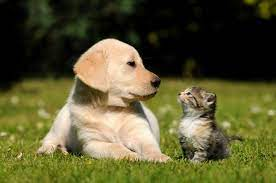
#> input picture picture/img 5.jpg, 276 x 183 px
$ python '14. gradients.py'
#> lines starting #> are read from the running program, lines starting #| are printed output that depends on the picture; after the words box and inside, x2 and y2 are one past the last pixel; in counts of white or black regions, pixels touching at a corner belong together
import cv2 as cv
import numpy as np

img = cv.imread('picture/img 5.jpg')
#> img is the input picture: shape (183, 276, 3); mean B, G, R 49.7, 88.6, 91.5
cv.imshow('img', img)

gray = cv.cvtColor(img, cv.COLOR_BGR2GRAY)
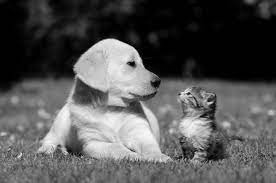
#> gray: shape (183, 276); min 0, max 250, mean 85.1
cv.imshow('gray', gray)

#Laplacian

lap = cv.Laplacian(gray, cv.CV_64F)
lap = np.uint8(np.absolute(lap))
cv.imshow('laplaction',lap)

# Sobel
sobelx = cv.Sobel(gray, cv.CV_64F, 1, 0)
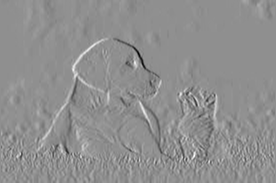
#> sobelx: shape (183, 276) float64; min -810, max 629, mean 0.2; drawn with min black and max white
sobely = cv.Sobel(gray, cv.CV_64F, 0, 1)
combined_sobel = cv.bitwise_or(sobelx, sobely)
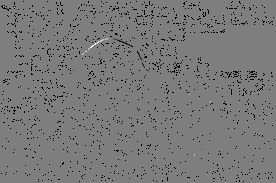
#> combined_sobel: shape (183, 276) float64; 3.94% of the values are NaN or infinite; the others: min -129536, max 130944, mean -115.5; drawn with min black, max white, NaN and infinite black


cv.imshow('sobelx', sobelx)
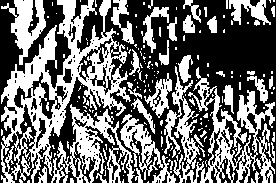
#> window 'sobelx': shape (183, 276); 43.3% white; 193 white regions (152 under 20 px), largest, box (x1, y1, x2, y2) and area: (1, 0, 131, 183) 7566, (164, 66, 275, 183) 4550, (51, 104, 135, 183) 2401
cv.imshow('sobely', sobely)
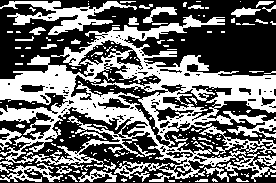
#> window 'sobely': shape (183, 276); 42.9% white; 195 white regions (152 under 20 px), largest, box (x1, y1, x2, y2) and area: (0, 15, 276, 179) 16129, (0, 1, 137, 35) 1579, (225, 152, 276, 182) 493
cv.imshow('combined_sobel', combined_sobel)
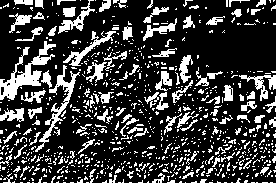
#> window 'combined_sobel': shape (183, 276); 23.5% white; 845 white regions (736 under 20 px), largest, box (x1, y1, x2, y2) and area: (0, 41, 56, 100) 998, (35, 65, 80, 152) 634, (63, 31, 116, 66) 378

canny = cv.Canny(gray, 150, 175)
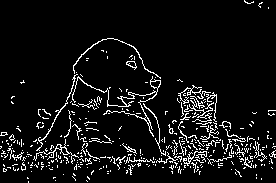
#> canny: shape (183, 276); 7.3% white in thin lines or dots
cv.imshow('canny', canny)


cv.waitKey(0)

$ run again, with picture/img 1.jpg copied over picture/img 5.jpg
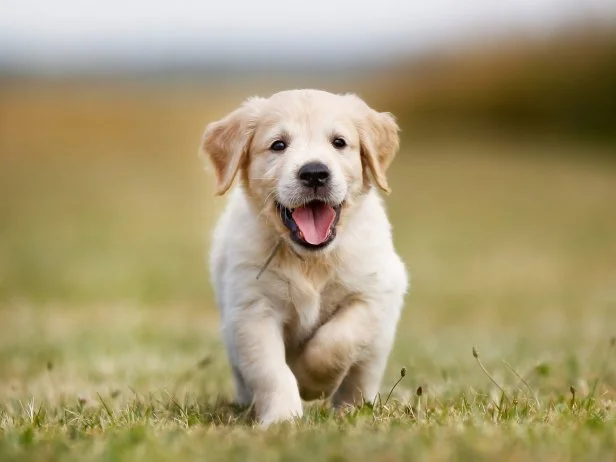
#> input picture picture/img 1.jpg, 616 x 462 px
#> img is the input picture: shape (462, 616, 3); mean B, G, R 114.9, 153.9, 166.9
#> `cv.imshow('sobelx', sobelx)`:
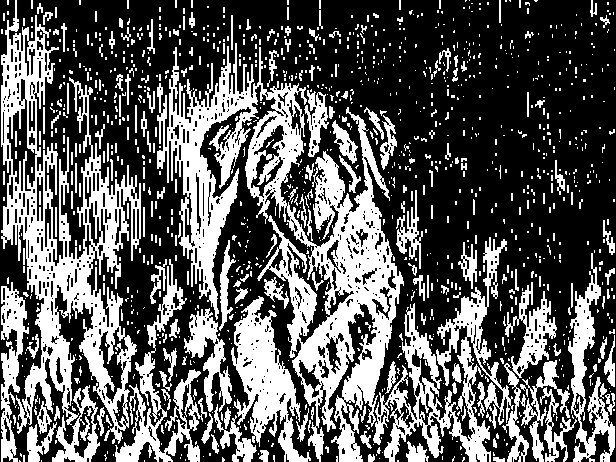
#> window 'sobelx': shape (462, 616); 35.7% white; 1203 white regions (1001 under 20 px), largest, box (x1, y1, x2, y2) and area: (157, 43, 404, 462) 30117, (1, 0, 141, 444) 19641, (373, 237, 514, 462) 8375
#> `canny = cv.Canny(gray, 150, 175)`:
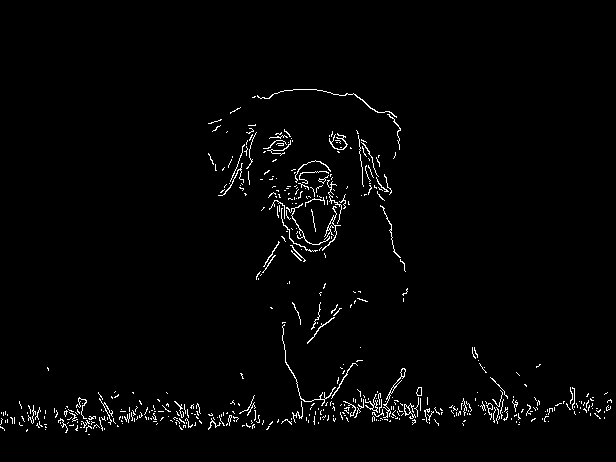
#> canny: shape (462, 616); 1.9% white in thin lines or dots, all inside (x1, y1, x2, y2) = (0, 89, 612, 435)

$ run again, with picture/img 2.jpg copied over picture/img 5.jpg
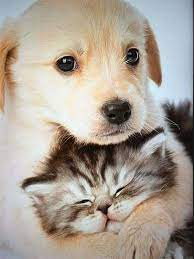
#> input picture picture/img 2.jpg, 194 x 259 px
#> img is the input picture: shape (259, 194, 3); mean B, G, R 148.5, 159.7, 169.8
#> `cv.imshow('sobelx', sobelx)`:
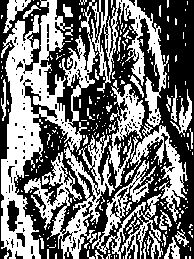
#> window 'sobelx': shape (259, 194); 45.9% white; 277 white regions (243 under 20 px), largest, box (x1, y1, x2, y2) and area: (1, 0, 169, 259) 15059, (92, 160, 162, 259) 1905, (125, 123, 188, 222) 1565
#> `canny = cv.Canny(gray, 150, 175)`:
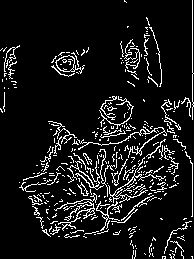
#> canny: shape (259, 194); 9.3% white in thin lines or dots

$ run again, with picture/img 3.jpg copied over picture/img 5.jpg
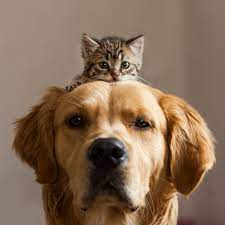
#> input picture picture/img 3.jpg, 225 x 225 px
#> img is the input picture: shape (225, 225, 3); mean B, G, R 86.9, 108.1, 133.3
#> `canny = cv.Canny(gray, 150, 175)`:
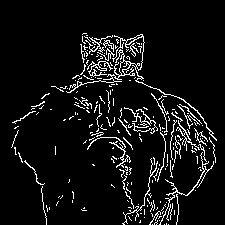
#> canny: shape (225, 225); 7.1% white in thin lines or dots, all inside (x1, y1, x2, y2) = (11, 33, 217, 225)
